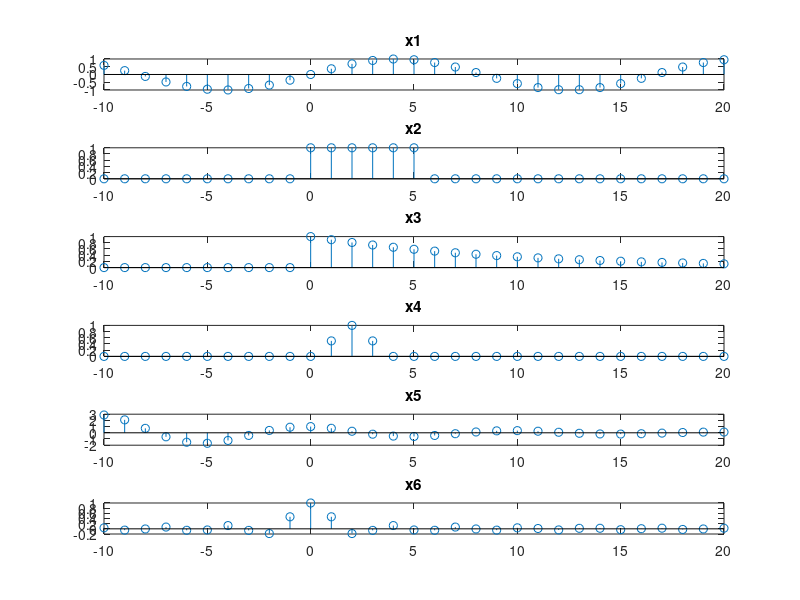

MATLAB code for this plot:
clear;
close all;
n=-10:20;
x1=sin(0.12*pi*n);
figure
subplot(6,1,1);
stem(n,x1);
title('x1');
u1=+(n>=0);
u2=+(n>=6);
x2=u1-u2;
subplot(6,1,2);
stem(n,x2);
title('x2');
x3=(0.9.^n).*u1;
subplot(6,1,3);
stem(n,x3);
title('x3');
delta1=+(n==1);
delta2=+(n==2);
delta3=+(n==3);
x4=0.5*delta1+delta2+0.5*delta3;
subplot(6,1,4);
stem(n,x4);
title('x4');
x5=(0.9.^n).*cos(0.2*pi*n);
subplot(6,1,5);
stem(n,x5);
title('x5');
x6=sinc(0.2*pi*n);
subplot(6,1,6);
stem(n,x6);
title('x6');
